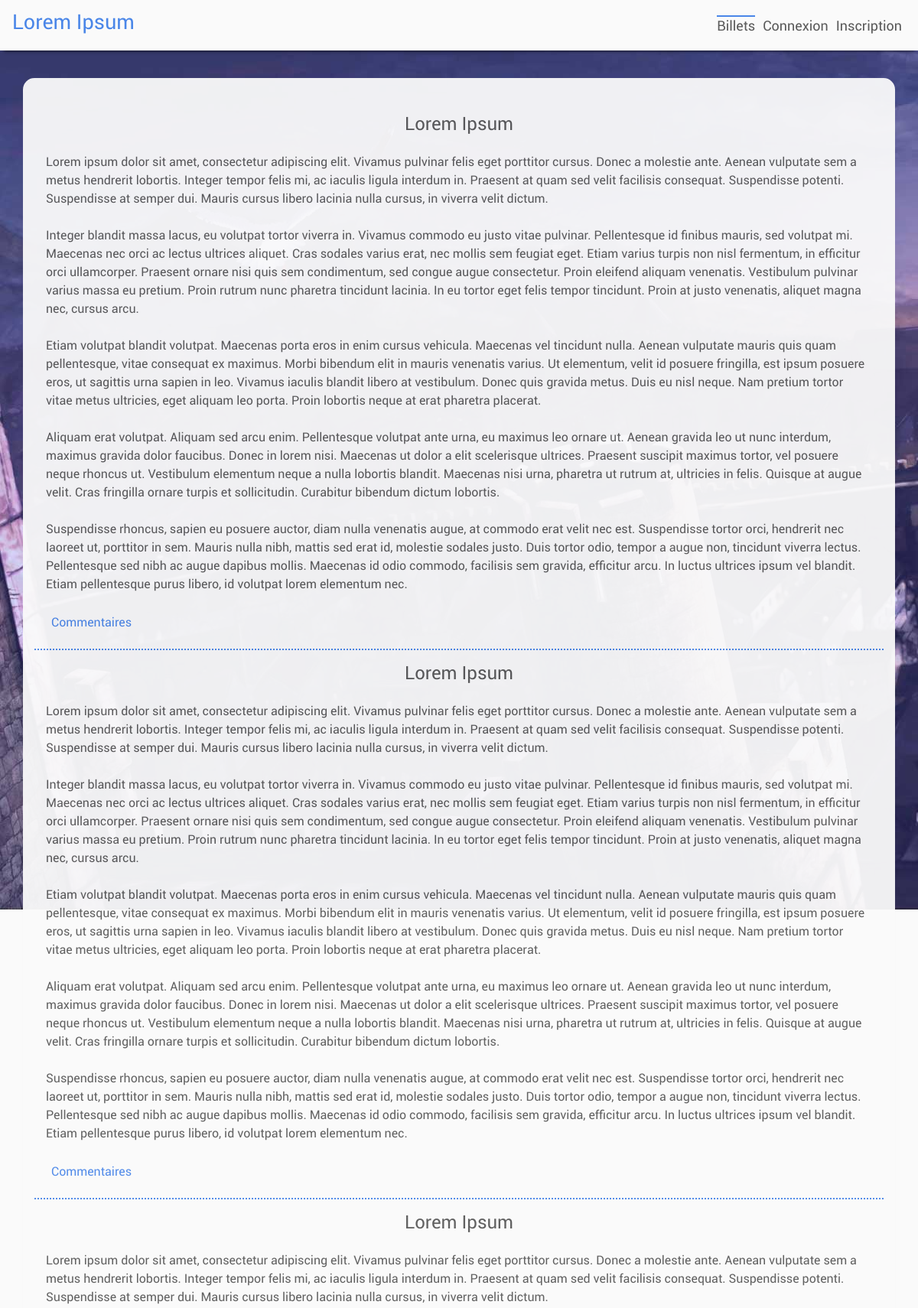
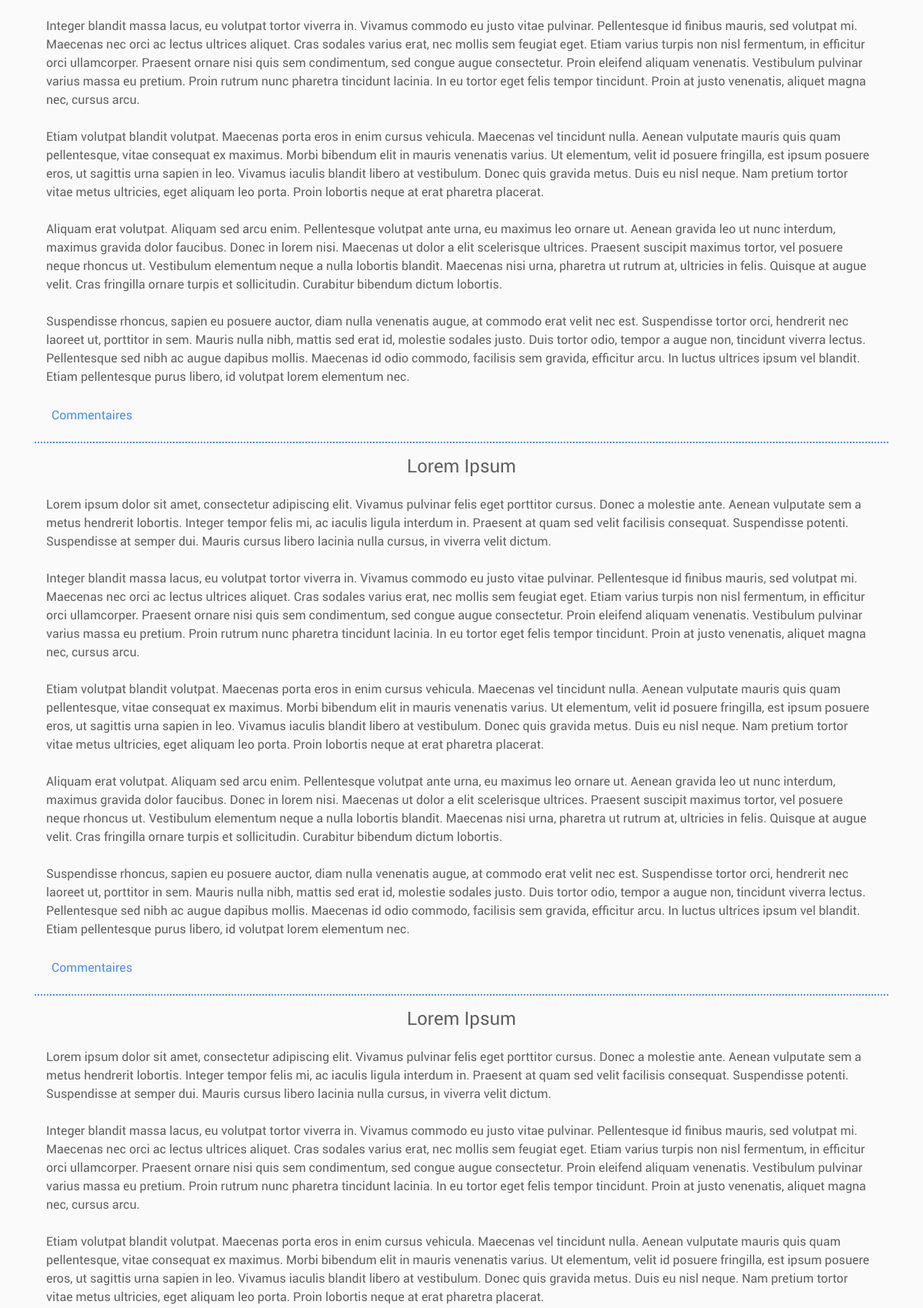
Screenshot of /project0/public/index.php (upper part) with the database file from the repository (2 pictures, top to bottom).
### tables this page shows
CREATE TABLE IF NOT EXISTS `posts` (
  `ID` int(11) NOT NULL AUTO_INCREMENT,
  `type` varchar(255) NOT NULL,
  `status` varchar(255) NOT NULL,
  `title` varchar(255) DEFAULT NULL,
  `content` text NOT NULL,
  `date` date NOT NULL,
  PRIMARY KEY (`ID`)
);

### project0/src/Controller/VisitorController.php (called while the page is built, shortened)
<?php
class VisitorController {
	private $postManager;
	public function __construct() {
		$this->postManager = new \Project\Model\PostManager();
	}
	public function showHome() {
		$page = 1;
		$after = ($page - 1) * 9;
		$posts = $this->postManager->getAllPostsbyPage("posted", $after);
		require('../src/View/listPostsView.php');
	}
}

### project0/public/index.php (called while the page is built, shortened)
<?php
$router = new Project\Router();
$router->routerQuery();

### project0/src/Model/PostManager.php (called while the page is built, shortened)
<?php
class PostManager extends Manager {
	public function getAllPostsbyPage($status, $after) {
		$bdd = $this->dbConnect();
        $req = $bdd->prepare("SELECT * FROM posts WHERE type = 'post' AND status = ? ORDER BY date DESC LIMIT 9 OFFSET " . $after);
        $req->execute(array($status));
        return $req;
	}
}

### project0/src/View/listPostsView.php (the view, shortened to what this page needs)
<section>
	<div class="container">
		<?php while ($data = $posts->fetch()) : ?>
		<article class="col top-border">
			<h2 class="post-title"><?= htmlspecialchars($data['title']); ?></h2>
			<div class="post-text"><?= $data['content']; ?></div>
					<div class="inline-container">
					<a class="link-post" href="?action=post&id=<?=$data['ID']; ?>">Commentaires</a>
					</div>
		</article>
   	<?php endwhile; ?>
	</div>
</section>
<?php require('template.php'); ?>

### project0/public/css/style.css (style rules this page uses)
html, body { height: 88%; margin: 0; background-image: url('../img/background.jpg'); background-repeat: no-repeat; background-attachment: fixed; }
html, body, header, #footer, .container { background-color: #fafafa; }
body, select, .menu-link, .footer-link, .title, .post-title, .date { color: #595959 !important; }
body { font-family: roboto, Arial, serif; }
h1, .link, .link-post, .active-button, .arrow, .link-post:hover, .button:hover { color: #4a86e8 !important; }
h2 { font-size: 24px; }
header, .container { box-shadow: 0px 5px 5px -5px black; }
.menu-link, .footer-link, .link-post, .date { transition: border-top 0.3s; }
.container { opacity: 95%; }
#footer, #list-posts, .post, .title, .post-title, .post-img, .options, .flex-container { justify-content: center; }
#footer, .flex-container, #list-posts, .title, .post-title { display: flex; }
#footer, .title, .post-title { align-items: center; }
.container { border-radius: 15px; padding: 15px; margin-top: 3%; }
.direction-col, .title, .post-title { flex-direction: column; }
.title, .post-title { width: 100%; height: 60px; padding-top: 3px; padding: 10px 0px 10px 0px; }
.link-post, .date { border-top: 2px solid rgba(255, 255, 255, 0); padding-top: 1px; margin: 7px; }
.post-text { width: 100%; height: auto; }
#remove-first-border + .top-border { border-top: none; }
.top-border { border-top: 2px dotted #4a86e8; margin-top: 15px; }
.inline-container { display: inline-flex; }

### rows the page displays
posts: title "Lorem Ipsum", content "Lorem ipsum dolor sit amet, consectetur adipiscing elit. Vivamus pulvinar felis eget porttitor cursus. Donec a molestie ante. Aenean vulputate sem a metus hendrerit lobortis. Integer tempor felis mi, ac iaculis ligula interdum in. Praesent at quam sed velit facilisis consequat. Suspendisse potenti. Suspendisse at semper dui. Mauris cursus libero lacinia nulla cursus, in viverra velit dictum. Integer blandit massa lacus, eu volutpat tortor viverra in. Vivamus commodo eu justo vitae pulvinar. Pellentesque id finibus mauris, sed volutpat mi. Maecenas nec orci ac lectus ultrices aliquet. Cras sodales varius erat, nec mollis sem feugiat eget. Etiam varius turpis non nisl fermentum, in efficitur…"
posts: title "Lorem Ipsum", content "Lorem ipsum dolor sit amet, consectetur adipiscing elit. Vivamus pulvinar felis eget porttitor cursus. Donec a molestie ante. Aenean vulputate sem a metus hendrerit lobortis. Integer tempor felis mi, ac iaculis ligula interdum in. Praesent at quam sed velit facilisis consequat. Suspendisse potenti. Suspendisse at semper dui. Mauris cursus libero lacinia nulla cursus, in viverra velit dictum. Integer blandit massa lacus, eu volutpat tortor viverra in. Vivamus commodo eu justo vitae pulvinar. Pellentesque id finibus mauris, sed volutpat mi. Maecenas nec orci ac lectus ultrices aliquet. Cras sodales varius erat, nec mollis sem feugiat eget. Etiam varius turpis non nisl fermentum, in efficitur…"
posts: title "Lorem Ipsum", content "Lorem ipsum dolor sit amet, consectetur adipiscing elit. Vivamus pulvinar felis eget porttitor cursus. Donec a molestie ante. Aenean vulputate sem a metus hendrerit lobortis. Integer tempor felis mi, ac iaculis ligula interdum in. Praesent at quam sed velit facilisis consequat. Suspendisse potenti. Suspendisse at semper dui. Mauris cursus libero lacinia nulla cursus, in viverra velit dictum. Integer blandit massa lacus, eu volutpat tortor viverra in. Vivamus commodo eu justo vitae pulvinar. Pellentesque id finibus mauris, sed volutpat mi. Maecenas nec orci ac lectus ultrices aliquet. Cras sodales varius erat, nec mollis sem feugiat eget. Etiam varius turpis non nisl fermentum, in efficitur…"
posts: title "Lorem Ipsum", content "Lorem ipsum dolor sit amet, consectetur adipiscing elit. Vivamus pulvinar felis eget porttitor cursus. Donec a molestie ante. Aenean vulputate sem a metus hendrerit lobortis. Integer tempor felis mi, ac iaculis ligula interdum in. Praesent at quam sed velit facilisis consequat. Suspendisse potenti. Suspendisse at semper dui. Mauris cursus libero lacinia nulla cursus, in viverra velit dictum. Integer blandit massa lacus, eu volutpat tortor viverra in. Vivamus commodo eu justo vitae pulvinar. Pellentesque id finibus mauris, sed volutpat mi. Maecenas nec orci ac lectus ultrices aliquet. Cras sodales varius erat, nec mollis sem feugiat eget. Etiam varius turpis non nisl fermentum, in efficitur…"
posts: title "Lorem Ipsum", content "Lorem ipsum dolor sit amet, consectetur adipiscing elit. Vivamus pulvinar felis eget porttitor cursus. Donec a molestie ante. Aenean vulputate sem a metus hendrerit lobortis. Integer tempor felis mi, ac iaculis ligula interdum in. Praesent at quam sed velit facilisis consequat. Suspendisse potenti. Suspendisse at semper dui. Mauris cursus libero lacinia nulla cursus, in viverra velit dictum. Integer blandit massa lacus, eu volutpat tortor viverra in. Vivamus commodo eu justo vitae pulvinar. Pellentesque id finibus mauris, sed volutpat mi. Maecenas nec orci ac lectus ultrices aliquet. Cras sodales varius erat, nec mollis sem feugiat eget. Etiam varius turpis non nisl fermentum, in efficitur…"
